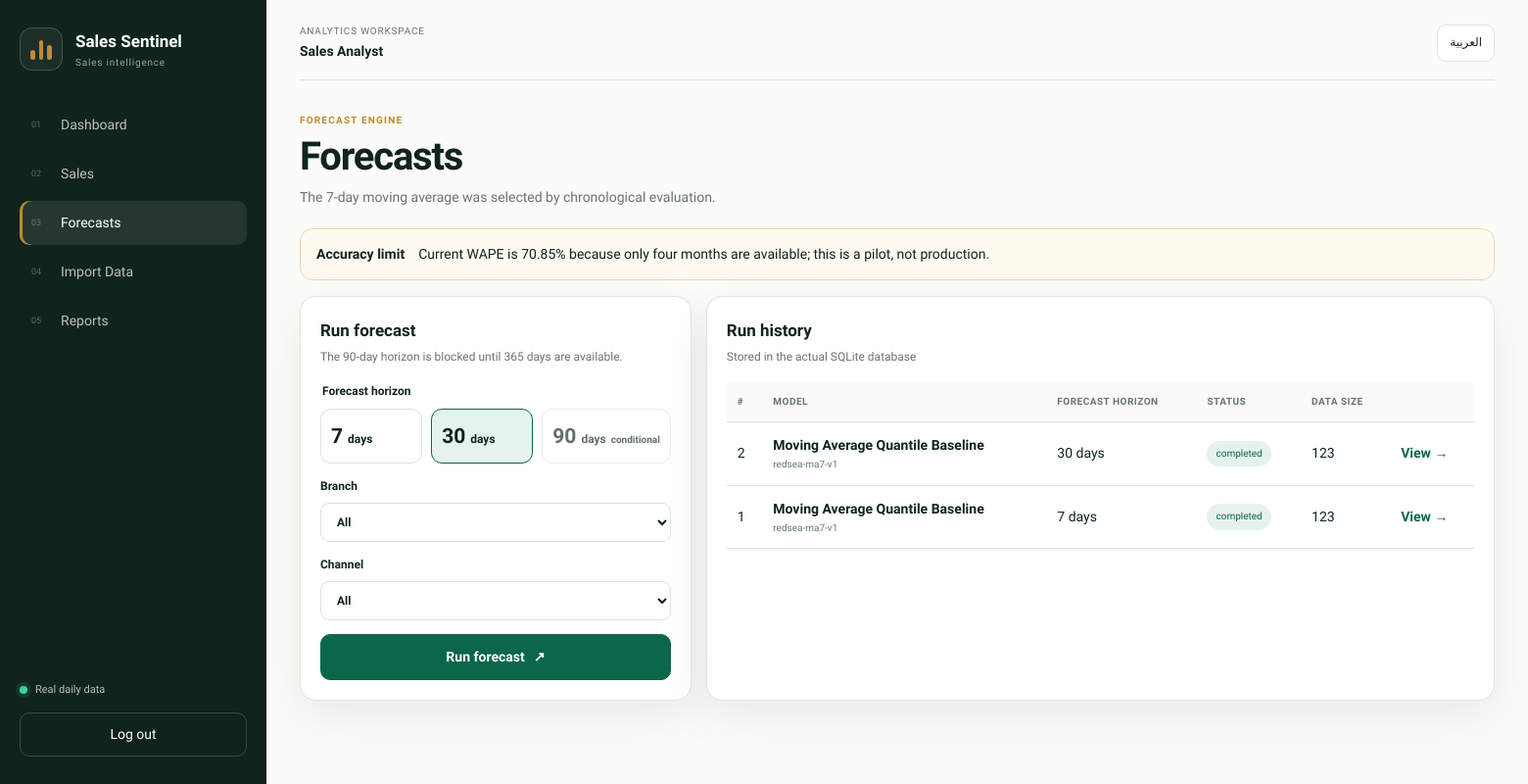
The page /forecasts/ (signed in) on the database its author committed.
### app/models.py (models this page shows)
class User(Base):
    __tablename__ = "users"
    id: Mapped[int] = mapped_column(primary_key=True)
    username: Mapped[str] = mapped_column(String(80), unique=True, index=True, nullable=False)
    email: Mapped[str] = mapped_column(String(180), unique=True, index=True, nullable=False)
    full_name_ar: Mapped[str] = mapped_column(String(150), nullable=False)
    full_name_en: Mapped[str] = mapped_column(String(150), nullable=False)
    password_hash: Mapped[str] = mapped_column(String(255), nullable=False)
    role_id: Mapped[int] = mapped_column(ForeignKey("roles.id"), nullable=False)
    locale: Mapped[str] = mapped_column(String(5), default="ar", nullable=False)
    is_active: Mapped[bool] = mapped_column(Boolean, default=True, nullable=False)
    last_login_at: Mapped[datetime | None] = mapped_column(DateTime(timezone=True))
    created_at: Mapped[datetime] = mapped_column(DateTime(timezone=True), default=utcnow, nullable=False)
    updated_at: Mapped[datetime] = mapped_column(DateTime(timezone=True), default=utcnow, onupdate=utcnow, nullable=False)
    role: Mapped[Role] = relationship(back_populates="users")
    branches: Mapped[list[Branch]] = relationship(secondary=user_branches, back_populates="users")
    @property
    def permission_codes(self) -> set[str]:
        return {permission.code for permission in self.role.permissions}

class ModelRun(Base):
    __tablename__ = "model_runs"
    id: Mapped[int] = mapped_column(primary_key=True)
    model_name: Mapped[str] = mapped_column(String(150), nullable=False)
    model_version: Mapped[str] = mapped_column(String(80), nullable=False)
    model_sha256: Mapped[str | None] = mapped_column(String(64))
    status: Mapped[str] = mapped_column(String(30), nullable=False)
    horizon_days: Mapped[int] = mapped_column(Integer, nullable=False)
    filters_json: Mapped[dict[str, Any]] = mapped_column(JSON, default=dict, nullable=False)
    metrics_json: Mapped[dict[str, Any] | None] = mapped_column(JSON)
    data_start: Mapped[date | None] = mapped_column(Date)
    data_end: Mapped[date | None] = mapped_column(Date)
    sample_size: Mapped[int] = mapped_column(Integer, default=0, nullable=False)
    error_message: Mapped[str | None] = mapped_column(Text)
    started_at: Mapped[datetime] = mapped_column(DateTime(timezone=True), default=utcnow, nullable=False)
    completed_at: Mapped[datetime | None] = mapped_column(DateTime(timezone=True))
    created_by_id: Mapped[int | None] = mapped_column(ForeignKey("users.id"))
    forecasts: Mapped[list["Forecast"]] = relationship(back_populates="model_run", cascade="all, delete-orphan")

### app/forecasting/routes.py (the view, shortened to what this page needs)
@forecasting_bp.route("/", methods=["GET", "POST"])
@login_required
def index():
    user = current_user()
    allowed = branch_ids_for_user(user) if user else set()
    with session_scope() as db:
        branch_stmt = select(Branch).where(Branch.is_active.is_(True)).order_by(Branch.id)
        if allowed:
            branch_stmt = branch_stmt.where(Branch.id.in_(allowed))
        branches = db.scalars(branch_stmt).all()
        runs = db.scalars(select(ModelRun).order_by(desc(ModelRun.started_at)).limit(20)).all()
        channels = db.scalars(select(Sale.channel).distinct().order_by(Sale.channel)).all()
    return render_template("forecasting/index.html", branches=branches, runs=runs, channels=channels)

### app/database.py (called while the page is built)
@contextmanager
def session_scope():
    db = SessionLocal()
    try:
        yield db
        db.commit()
    except Exception:
        db.rollback(); raise
    finally:
        db.close()

### app/services/i18n.py (called while the page is built)
def locale() -> str:
    value = session.get("locale", "ar")
    return value if value in TRANSLATIONS else "ar"

def t(key: str) -> str:
    current = locale()
    return TRANSLATIONS.get(current, {}).get(key, TRANSLATIONS["en"].get(key, key))

### app/services/security.py (called while the page is built)
def csrf_token() -> str:
    token = session.get("csrf_token")
    if not token:
        token = secrets.token_urlsafe(32)
        session["csrf_token"] = token
    return token

def validate_csrf() -> None:
    if request.method in {"POST", "PUT", "PATCH", "DELETE"}:
        supplied = request.form.get("csrf_token") or request.headers.get("X-CSRF-Token")
        expected = session.get("csrf_token")
        if not supplied or not expected or not hmac.compare_digest(str(supplied), str(expected)):
            abort(400, description="Invalid CSRF token")

def current_user() -> User | None:
    user_id = session.get("user_id")
    if not user_id:
        return None
    db = SessionLocal()
    try:
        user = db.scalar(select(User).where(User.id == int(user_id), User.is_active.is_(True)))
        if user:
            _ = user.role.permissions
            _ = user.branches
            db.expunge(user)
        return user
    finally:
        db.close()

def login_required(view: Callable[P, R]) -> Callable[P, R]:
    @wraps(view)
    def wrapped(*args: P.args, **kwargs: P.kwargs):
        if current_user() is None:
            return redirect(url_for("auth.login", next=request.full_path))
        return view(*args, **kwargs)
    return wrapped

def branch_ids_for_user(user: User) -> set[int]:
    if "branches.view_all" in user.permission_codes:
        return set()
    return {branch.id for branch in user.branches}

### app/templates/forecasting/index.html (shortened to what this page needs)
{% extends 'base.html' %}
{% block content %}
<section class="page-heading"><div><span class="eyebrow">FORECAST ENGINE</span><h1>{{ t('forecasts') }}</h1><p>{{ 'النموذج المختار فعليًا هو المتوسط المتحرك 7 أيام بعد المقارنة الزمنية.' if locale == 'ar' else 'The 7-day moving average was selected by chronological evaluation.' }}</p></div></section>
<div class="notice decision"><strong>{{ 'حدود الدقة' if locale == 'ar' else 'Accuracy limit' }}</strong><span>{{ 'WAPE الحالي 70.85% بسبب أربعة أشهر فقط؛ النتائج Pilot وليست إنتاجية.' if locale == 'ar' else 'Current WAPE is 70.85% because only four months are available; this is a pilot, not production.' }}</span></div>
<section class="forecast-layout">
  <article class="panel form-panel"><div class="panel-heading"><div><h2>{{ t('run_forecast') }}</h2><p>{{ 'يُمنع أفق 90 يومًا آليًا حتى يتوفر 365 يومًا.' if locale == 'ar' else 'The 90-day horizon is blocked until 365 days are available.' }}</p></div></div><form method="post" class="stacked-form"><fieldset class="horizon-options"><legend>{{ t('horizon') }}</legend><label><span><strong>7</strong>{{ t('days') }}</span></label><label><span><strong>30</strong>{{ t('days') }}</span></label><label class="disabled"><span><strong>90</strong>{{ t('days') }}<small>{{ 'مشروط' if locale == 'ar' else 'conditional' }}</small></span></label></fieldset><label>{{ t('branch') }}<select name="branch_id"><option value="">{{ t('all') }}</option></select></label><label>{{ t('channel') }}<select name="channel"><option value="">{{ t('all') }}</option></select></label><button class="primary-button full" type="submit">{{ t('run_forecast') }} <span>↗</span></button></form></article>
  <article class="panel table-panel"><div class="panel-heading"><div><h2>{{ 'سجل التشغيل' if locale == 'ar' else 'Run history' }}</h2><p>{{ 'محفوظ في قاعدة SQLite الفعلية' if locale == 'ar' else 'Stored in the actual SQLite database' }}</p></div></div><div class="table-wrap"><table><thead><tr><th>#</th><th>{{ 'النموذج' if locale == 'ar' else 'Model' }}</th><th>{{ t('horizon') }}</th><th>{{ 'الحالة' if locale == 'ar' else 'Status' }}</th><th>{{ t('data_size') }}</th><th></th></tr></thead><tbody>{% for run in runs %}<tr><td>{{ run.id }}</td><td><strong>{{ run.model_name }}</strong><small>{{ run.model_version }}</small></td><td>{{ run.horizon_days }} {{ t('days') }}</td><td><span class="status status-{{ run.status }}">{{ run.status }}</span></td><td>{{ run.sample_size }}</td><td>{% if run.status == 'completed' %}<a class="text-link" href="{{ url_for('forecasting.detail', run_id=run.id) }}">{{ 'عرض' if locale == 'ar' else 'View' }} →</a>{% endif %}</td></tr>{% else %}<tr><td colspan="6"><div class="empty-state">{{ 'لم تُشغّل توقعات بعد' if locale == 'ar' else 'No forecast runs yet' }}</div></td></tr>{% endfor %}</tbody></table></div></article>
</section>
{% endblock %}

### app/templates/base.html (shortened to what this page needs)
<!doctype html>
<html lang="{{ locale }}" dir="{{ direction }}">
<head>
  <link rel="stylesheet" href="{{ url_for('static', filename='css/app.css') }}">
</head>
<body>
{% if current_user %}
<div class="app-shell">
  <aside class="sidebar">
    <a class="brand" href="{{ url_for('dashboard.index') }}">
      <span class="brand-mark" aria-hidden="true"><i></i><i></i><i></i></span>
      <span><strong>{{ t('app_name') }}</strong><small>Sales intelligence</small></span>
    </a>
    <nav class="nav" aria-label="Primary">
      <a class="{{ 'active' if request.endpoint == 'dashboard.index' else '' }}" href="{{ url_for('dashboard.index') }}"><span>01</span>{{ t('dashboard') }}</a>
      <a class="{{ 'active' if request.endpoint and request.endpoint.startswith('sales.') else '' }}" href="{{ url_for('sales.index') }}"><span>02</span>{{ t('sales') }}</a>
      <a class="{{ 'active' if request.endpoint and request.endpoint.startswith('forecasting.') else '' }}" href="{{ url_for('forecasting.index') }}"><span>03</span>{{ t('forecasts') }}</a>
      <a class="{{ 'active' if request.endpoint and request.endpoint.startswith('imports.') else '' }}" href="{{ url_for('imports.index') }}"><span>04</span>{{ t('imports') }}</a>
      <a class="{{ 'active' if request.endpoint and request.endpoint.startswith('reports.') else '' }}" href="{{ url_for('reports.index') }}"><span>05</span>{{ t('reports') }}</a>
    </nav>
    <div class="sidebar-foot">
      <span class="data-status"><i></i>{{ 'بيانات يومية حقيقية' if locale == 'ar' else 'Real daily data' }}</span>
      <form method="post" action="{{ url_for('auth.logout') }}">
        <button class="logout-button" type="submit">{{ t('logout') }}</button>
      </form>
    </div>
  </aside>
  <main class="main">
    <header class="topbar">
      <div>
        <span class="topbar-label">{{ 'مساحة التحليل' if locale == 'ar' else 'Analytics workspace' }}</span>
        <strong>{{ current_user.full_name_ar if locale == 'ar' else current_user.full_name_en }}</strong>
      </div>
      <div class="topbar-actions">
        <a class="language-switch" href="{{ url_for('set_locale', language='en' if locale == 'ar' else 'ar', next=request.full_path) }}">{{ t('language') }}</a>
      </div>
    </header>
    {% block content %}{% endblock %}
  </main>
</div>
{% else %}
  {% block guest %}{% block content_guest %}{% endblock %}{% endblock %}
{% endif %}
</body>
</html>

### rows shown on the page
User: full_name_en "Sales Analyst"
ModelRun: id "2", model_name "Moving Average Quantile Baseline", model_version "redsea-ma7-v1", horizon_days "30", t "days", status "completed", sample_size "123", value "View"
ModelRun: id "1", model_name "Moving Average Quantile Baseline", model_version "redsea-ma7-v1", horizon_days "7", t "days", status "completed", sample_size "123", value "View"

### other values the page prints
{{ t('app_name') }} "Sales Sentinel"
{{ t('dashboard') }} "Dashboard"
{{ t('sales') }} "Sales"
{{ t('forecasts') }} "Forecasts"
{{ t('imports') }} "Import Data"
{{ t('reports') }} "Reports"
{{ 'بيانات يومية حقيقية' if locale == 'ar' else 'Real daily data' }} "Real daily data"
{{ t('logout') }} "Log out"
{{ 'مساحة التحليل' if locale == 'ar' else 'Analytics workspace' }} "ANALYTICS WORKSPACE"
{{ t('language') }} "العربية"
{{ 'حدود الدقة' if locale == 'ar' else 'Accuracy limit' }} "Accuracy limit"
{{ t('run_forecast') }} "Run forecast"
{{ t('horizon') }} "Forecast horizon"
{{ t('days') }} "days"
{{ 'مشروط' if locale == 'ar' else 'conditional' }} "conditional"
